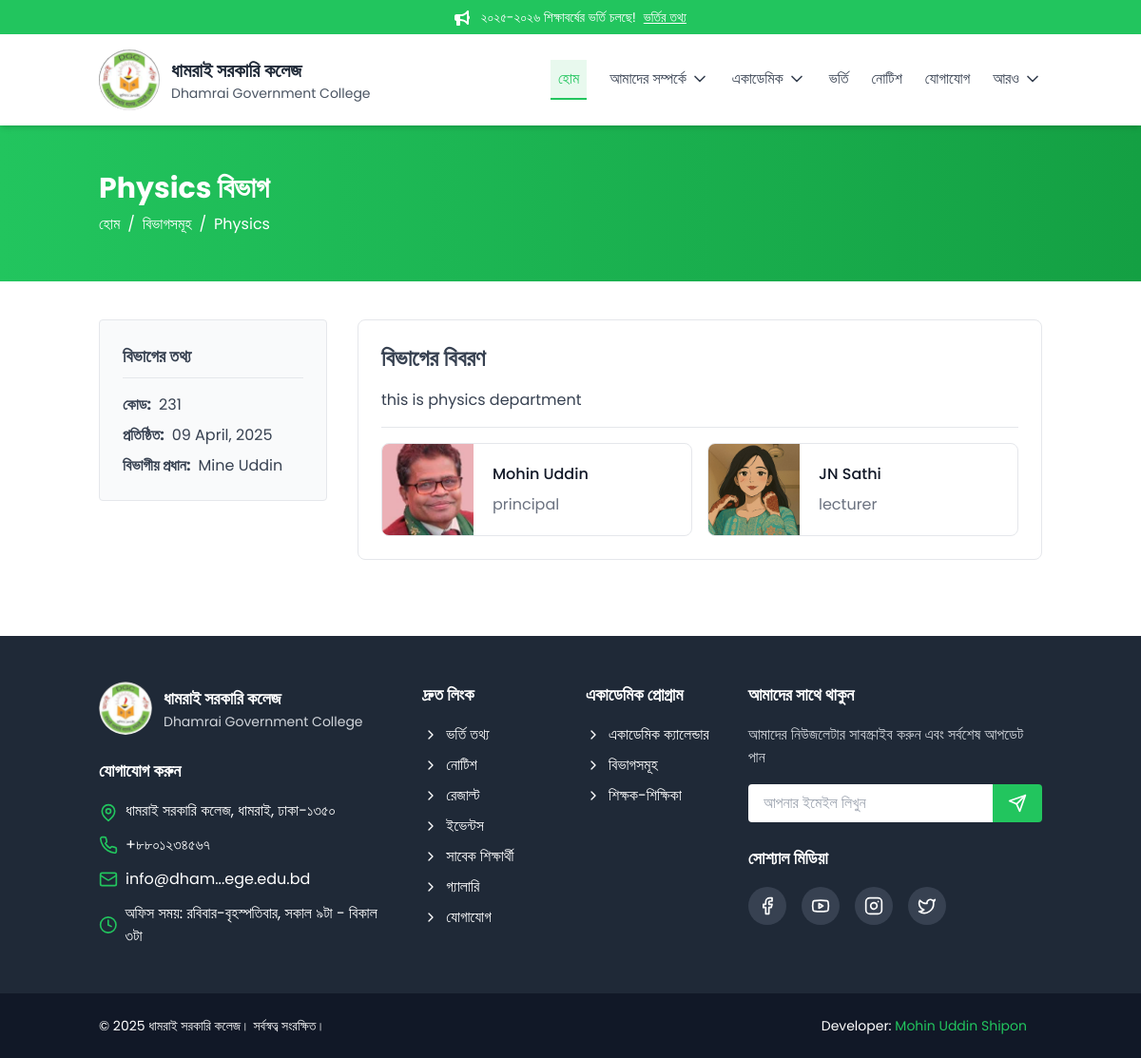
Screenshot of /department/physics/ with the database file from the repository.
### core/models.py (models this page shows, shortened)
class Department(models.Model):
    name = models.CharField(max_length=100)
    code = models.CharField(max_length=10)
    description = models.TextField(null=True)
    department_head = models.ForeignKey('Faculty', on_delete=models.SET_NULL, null=True, blank=True, related_name='head_of_department')
    established = models.DateField()
    slug = models.SlugField(unique=True, blank=True)

class Faculty(models.Model):
    DESIGNATION_CHOICES = [
        ('Principal', 'Principal'),
        ('Vice Principal', 'Vice Principal'),
        ('Professor', 'Professor'),
        ('Associate Professor', 'Associate Professor'),
        ('Assistant Professor', 'Assistant Professor'),
        ('Lecturer', 'Lecturer'),
        ('Staff', 'Staff'),
    ]
    name = models.CharField(max_length=100)
    designation = models.CharField(max_length=50, choices=DESIGNATION_CHOICES)
    department = models.ForeignKey(Department, on_delete=models.SET_NULL, null=True, blank=True)
    education = models.TextField(null=True)
    bio = models.TextField(null=True)
    photo = models.ImageField(upload_to='faculty/', null=True, blank=True)
    email = models.EmailField(blank=True, null=True)
    phone = models.CharField(max_length=20, blank=True, null=True)
    join_date = models.DateField()
    is_featured = models.BooleanField(default=False)
    slug = models.SlugField(unique=True, blank=True)
    class Meta:
        verbose_name_plural = "Faculty Members"

### core/views.py (the view)
# urls.py: path('department/<slug:slug>/', views.DepartmentDetailView.as_view(), name='department_detail'),
class DepartmentDetailView(DetailView):
    model = Department
    template_name = 'department_detail.html'
    context_object_name = 'department'
    def get_context_data(self, **kwargs):
        context = super().get_context_data(**kwargs)
        department = self.get_object()
        context['faculty'] = Faculty.objects.filter(department=department)
        context['programs'] = Program.objects.filter(department=department)
        return context

### templates/department_detail.html (shortened to what this page needs)
{% extends "base.html" %}
{% load static %}
{% block content %}
<div class="bg-gradient-to-r from-primary to-primary-dark text-white py-12">
    <div class="container mx-auto px-4">
        <h1 class="text-3xl font-bold mb-2">{{ department.name }} বিভাগ</h1>
        <div class="flex items-center text">
            <a href="/" class="hover:text-primary-light transition-colors duration-200">হোম</a>
            <span class="mx-2">/</span>
            <a href="{% url 'core:departments' %}" class="hover:text-primary-light transition-colors duration-200">বিভাগসমূহ</a>
            <span class="mx-2">/</span>
            <span>{{ department.name }}</span>
        </div>
    </div>
</div>
<section class="py-10 bg-white">
    <div class="container mx-auto px-4">
        <div class="flex flex-col lg:flex-row gap-8">
            <div class="lg:w-1/4">
                <div class="bg-gray-50 border border-gray-200 rounded p-6 sticky top-24">
                    <h3 class="text-lg font-semibold mb-4 pb-2 border-b border-gray-200">বিভাগের তথ্য</h3>
                    <ul class="space-y-2">
                        <li class="flex items-center text-gray-700">
                            <strong class="mr-2">কোড:</strong> {{ department.code }}
                        </li>
                        <li class="flex items-center text-gray-700">
                            <strong class="mr-2">প্রতিষ্ঠিত:</strong> {{ department.established|date:"d F, Y" }}
                        </li>
                        {% if department.department_head %}
                        <li class="flex items-center text-gray-700">
                            <strong class="mr-2">বিভাগীয় প্রধান:</strong> {{ department.department_head.name }}
                        </li>
                        {% endif %}
                    </ul>
                </div>
            </div>
            <div class="lg:w-3/4 ">
                <div class="bg-white border border-gray-200 rounded-lg p-6 mb-10 divide-y spacing-y-4">
                    <div>
                        <h2 class="text-2xl font-semibold mb-4">বিভাগের বিবরণ</h2>
                        <p class="mb-4 text-gray-700">{{ department.description }}</p>
                    </div>
                    <div>
                        {% if faculty %}
                        <div class="m-4 lg:m-8 grid grid-cols-1 lg:grid-cols-2 gap-4">
                            {% for item in faculty %}
                                <div class="w-full">
                                    <a href="{% url 'core:faculty_detail' item.slug %}" class="h-full flex items-center cursor-pointer overflow-hidden border border-gray-200 rounded-lg hover:border-primary transition duration-300 ease-in-out">
                                    <img alt="team" class="h-24 w-24 bg-gray-100 object-cover object-center flex-shrink-0 mr-2" src="{{item.photo.url}}">
                                    <div class="flex-grow p-3">
                                        <h2 class="text-gray-900 title-font font-medium mb-2">{{item.name}}</h2>
                                        <p class="text-gray-500">{{item.designation}}</p>
                                    </div>
                                    </a>
                                </div>
                            {% endfor %}
                        </div>
                        {% else %}
                        <div class="text-center">
                            <h2 class="text-2xl font-semibold text-gray-800">কোন শিক্ষক/শিক্ষিকা পাওয়া যায়নি</h2>
                            <p class="mt-4 text-gray-600">দয়া করে আপনার অনুসন্ধানটি পরিবর্তন করুন বা আমাদের সাথে যোগাযোগ করুন।</p>
                        </div>
                        {% endif %}
                    </div>
                </div>
            </div>
        </div>
    </div>
</section>
{% endblock content %}

### rows the page displays
Department: name "Physics", code "231", established "09 April, 2025", department_head.name "Mine Uddin", description "this is physics department"
Faculty: photo (picture), name "Mohin Uddin", designation "principal"
Faculty: photo (picture), name "JN Sathi", designation "lecturer"

### other values shown
{{ announcement_text }} "২০২৫-২০২৬ শিক্ষাবর্ষের ভর্তি চলছে!"
{{ link_text }} "ভর্তির তথ্য"
